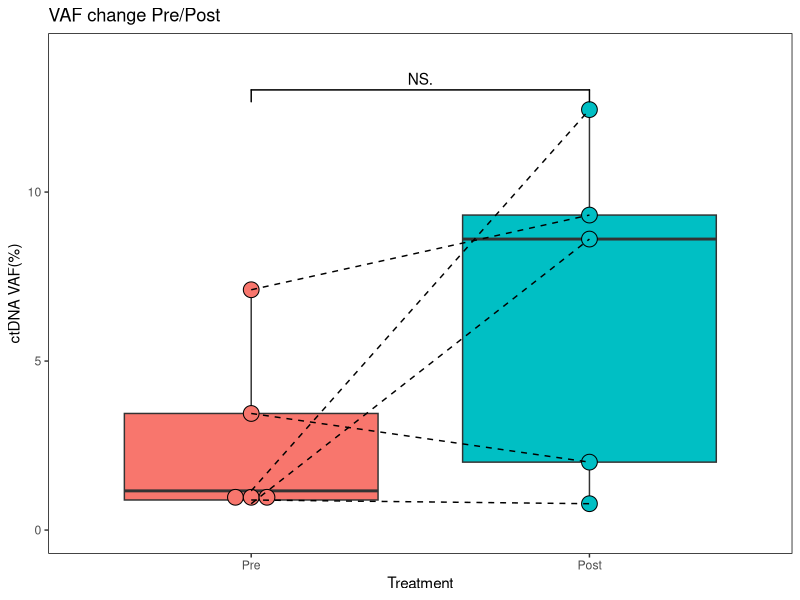

Reproduce this figure in R.
rm(list=ls())


library(tidyverse)
library(ggsignif)
library(ggpubr)

mat = read.table('fig3f.dynamic_boxplot.txt', header=TRUE)
mat$group <- factor(mat$group, levels=c('Pre','Post'))

p = ggplot(mat, aes(group, c.vaf_mean)) +
  geom_boxplot(aes(fill=group)) +
  geom_dotplot(aes(fill=group),
               binaxis = 'y',
               stackdir = 'center') +
  geom_line(aes(group=pid), linetype='dashed') +
  #stat_compare_means(comparisons = list(c('Pre','Post')),
  #                   method='t.test',
  #                   paired = TRUE,
  #                   hide.ns = FALSE) +
  geom_signif(comparisons = list(c('Pre','Post')),
              test = 't.test',
              map_signif_level = TRUE) +
  labs(x='Treatment', y='ctDNA VAF(%)', title='VAF change Pre/Post') +
  ylim(0,14)+
  theme(panel.grid=element_blank(),
        panel.background = element_rect(fill = 'transparent',
                                        color='black'),
        legend.position = 'none')

p

t.test(c(1.16, 0.78, 0.89, 3.45, 7.11),
       c(12.44,8.61,0.78,2.01,9.32),
       paired = TRUE)

